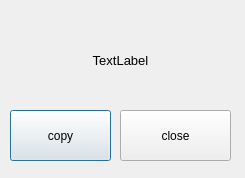
<?xml version="1.0" encoding="UTF-8"?>
<ui version="4.0">
 <class>ErrorDialog</class>
 <widget class="QDialog" name="ErrorDialog">
  <property name="geometry">
   <rect>
    <x>0</x>
    <y>0</y>
    <width>245</width>
    <height>178</height>
   </rect>
  </property>
  <property name="windowTitle">
   <string>Dialog</string>
  </property>
  <widget class="QLabel" name="labelError">
   <property name="geometry">
    <rect>
     <x>10</x>
     <y>20</y>
     <width>221</width>
     <height>81</height>
    </rect>
   </property>
   <property name="font">
    <font>
     <pointsize>10</pointsize>
    </font>
   </property>
   <property name="text">
    <string>TextLabel</string>
   </property>
   <property name="alignment">
    <set>Qt::AlignmentFlag::AlignCenter</set>
   </property>
   <property name="wordWrap">
    <bool>true</bool>
   </property>
  </widget>
  <widget class="QPushButton" name="copyButton">
   <property name="geometry">
    <rect>
     <x>10</x>
     <y>110</y>
     <width>101</width>
     <height>51</height>
    </rect>
   </property>
   <property name="text">
    <string>copy</string>
   </property>
  </widget>
  <widget class="QPushButton" name="closeButton">
   <property name="geometry">
    <rect>
     <x>120</x>
     <y>110</y>
     <width>111</width>
     <height>51</height>
    </rect>
   </property>
   <property name="text">
    <string>close</string>
   </property>
  </widget>
 </widget>
 <resources/>
 <connections/>
</ui>
